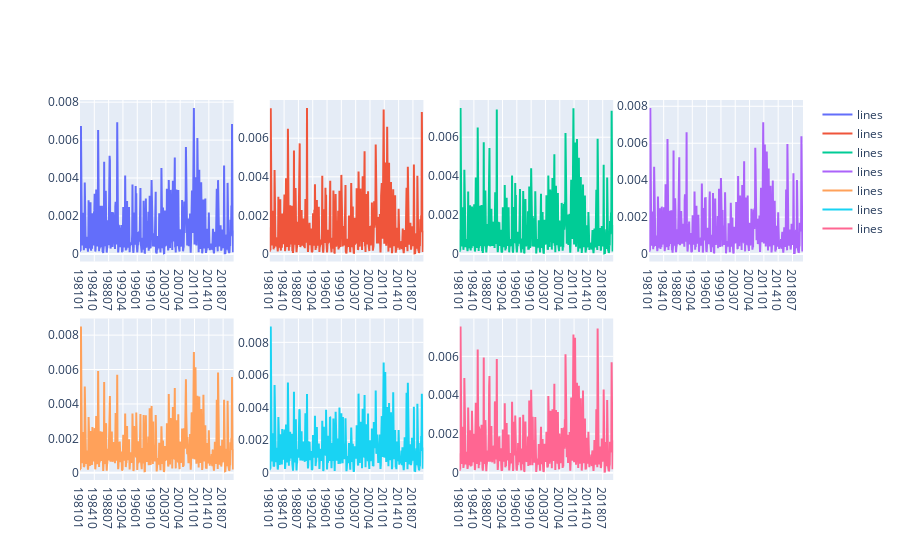

Write notebook code for a chart like this one.
### Code cell
import plotly.graph_objects as go
from plotly.subplots import make_subplots

# Create traces
fig = make_subplots(rows=2, cols=4)
fig.add_trace(go.Scatter(x=data_estaciones[data_estaciones.id==0].year_month.tolist(),
                         y=data_estaciones[data_estaciones.id==0]['Total precipitation'].tolist(),
                         mode='lines',
                         name='lines'),
                         row=1, col=1)
fig.add_trace(go.Scatter(x=data_estaciones[data_estaciones.id==1].year_month.tolist(),
                        y=data_estaciones[data_estaciones.id==1]['Total precipitation'].tolist(),
                        mode='lines',
                        name='lines'),
                        row=1, col=2)
fig.add_trace(go.Scatter(x=data_estaciones[data_estaciones.id==6].year_month.tolist(),
                         y=data_estaciones[data_estaciones.id==6]['Total precipitation'].tolist(),
                         mode='lines',
                         name='lines'),
                         row=1, col=3)
fig.add_trace(go.Scatter(x=data_estaciones[data_estaciones.id==7].year_month.tolist(),
                         y=data_estaciones[data_estaciones.id==7]['Total precipitation'].tolist(),
                         mode='lines',
                         name='lines'),
                         row=1, col=4)
fig.add_trace(go.Scatter(x=data_estaciones[data_estaciones.id==8].year_month.tolist(),
                         y=data_estaciones[data_estaciones.id==8]['Total precipitation'].tolist(),
                         mode='lines',
                         name='lines'),
                         row=2, col=1)
fig.add_trace(go.Scatter(x=data_estaciones[data_estaciones.id==9].year_month.tolist(),
                         y=data_estaciones[data_estaciones.id==9]['Total precipitation'].tolist(),
                         mode='lines',
                         name='lines'),
                         row=2, col=2)
fig.add_trace(go.Scatter(x=data_estaciones[data_estaciones.id==12].year_month.tolist(),
                         y=data_estaciones[data_estaciones.id==12]['Total precipitation'].tolist(),
                         mode='lines',
                         name='lines'),
                         row=2, col=3)


fig.show()

### Figure 1 — Plotly figure (JSON) as saved in the notebook; plotly's stock layout.template omitted (floating-point values rounded to 4 significant figures; data arrays with more than 128 entries replaced by an {"elided": "..."} marker saying what was removed)
{"data": [{"mode": "lines", "name": "lines", "type": "scatter", "x": {"elided": "484 str values"}, "xaxis": "x", "y": {"elided": "484 float values"}, "yaxis": "y"}, {"mode": "lines", "name": "lines", "type": "scatter", "x": {"elided": "484 str values"}, "xaxis": "x2", "y": {"elided": "484 float values"}, "yaxis": "y2"}, {"mode": "lines", "name": "lines", "type": "scatter", "x": {"elided": "484 str values"}, "xaxis": "x3", "y": {"elided": "484 float values"}, "yaxis": "y3"}, {"mode": "lines", "name": "lines", "type": "scatter", "x": {"elided": "484 str values"}, "xaxis": "x4", "y": {"elided": "484 float values"}, "yaxis": "y4"}, {"mode": "lines", "name": "lines", "type": "scatter", "x": {"elided": "484 str values"}, "xaxis": "x5", "y": {"elided": "484 float values"}, "yaxis": "y5"}, {"mode": "lines", "name": "lines", "type": "scatter", "x": {"elided": "484 str values"}, "xaxis": "x6", "y": {"elided": "484 float values"}, "yaxis": "y6"}, {"mode": "lines", "name": "lines", "type": "scatter", "x": {"elided": "484 str values"}, "xaxis": "x7", "y": {"elided": "484 float values"}, "yaxis": "y7"}], "layout": {"xaxis": {"anchor": "y", "domain": [0, 0.2125]}, "xaxis2": {"anchor": "y2", "domain": [0.2625, 0.475]}, "xaxis3": {"anchor": "y3", "domain": [0.525, 0.7375]}, "xaxis4": {"anchor": "y4", "domain": [0.7875, 1]}, "xaxis5": {"anchor": "y5", "domain": [0, 0.2125]}, "xaxis6": {"anchor": "y6", "domain": [0.2625, 0.475]}, "xaxis7": {"anchor": "y7", "domain": [0.525, 0.7375]}, "xaxis8": {"anchor": "y8", "domain": [0.7875, 1]}, "yaxis": {"anchor": "x", "domain": [0.575, 1]}, "yaxis2": {"anchor": "x2", "domain": [0.575, 1]}, "yaxis3": {"anchor": "x3", "domain": [0.575, 1]}, "yaxis4": {"anchor": "x4", "domain": [0.575, 1]}, "yaxis5": {"anchor": "x5", "domain": [0, 0.425]}, "yaxis6": {"anchor": "x6", "domain": [0, 0.425]}, "yaxis7": {"anchor": "x7", "domain": [0, 0.425]}, "yaxis8": {"anchor": "x8", "domain": [0, 0.425]}}}
